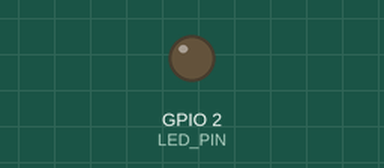
This sketch was run on a simulated ESP32. Shown: output pins drawn as LEDs (lit = HIGH). What the sketch prints to the serial monitor is not drawn.

Above: at 1.1 s.
Timing chart, 0 to 2.6 s (numbered marks = the images above):
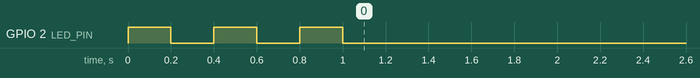

The sketch:

blink_qemu.ino
```cpp
// ESP32 QEMU-compatible blink test
// Uses short delays and prints before delay to avoid FreeRTOS cache issue.

#define LED_PIN 2

void setup() {
  Serial.begin(115200);
  Serial.println("ESP32 Blink Test Started");
  pinMode(LED_PIN, OUTPUT);

  // Print LED ON/OFF in setup before any vTaskDelay is needed
  for (int i = 0; i < 3; i++) {
    digitalWrite(LED_PIN, HIGH);
    Serial.println("LED ON");
    Serial.flush();
    ets_delay_us(200000);  // 200ms ROM busy-wait (no FreeRTOS, no cache issue)

    digitalWrite(LED_PIN, LOW);
    Serial.println("LED OFF");
    Serial.flush();
    ets_delay_us(200000);
  }

  Serial.println("BLINK_DONE");
  Serial.flush();
}

void loop() {
  // Nothing - all work done in setup to avoid FreeRTOS cache crash in QEMU
  ets_delay_us(1000000);
}
```
